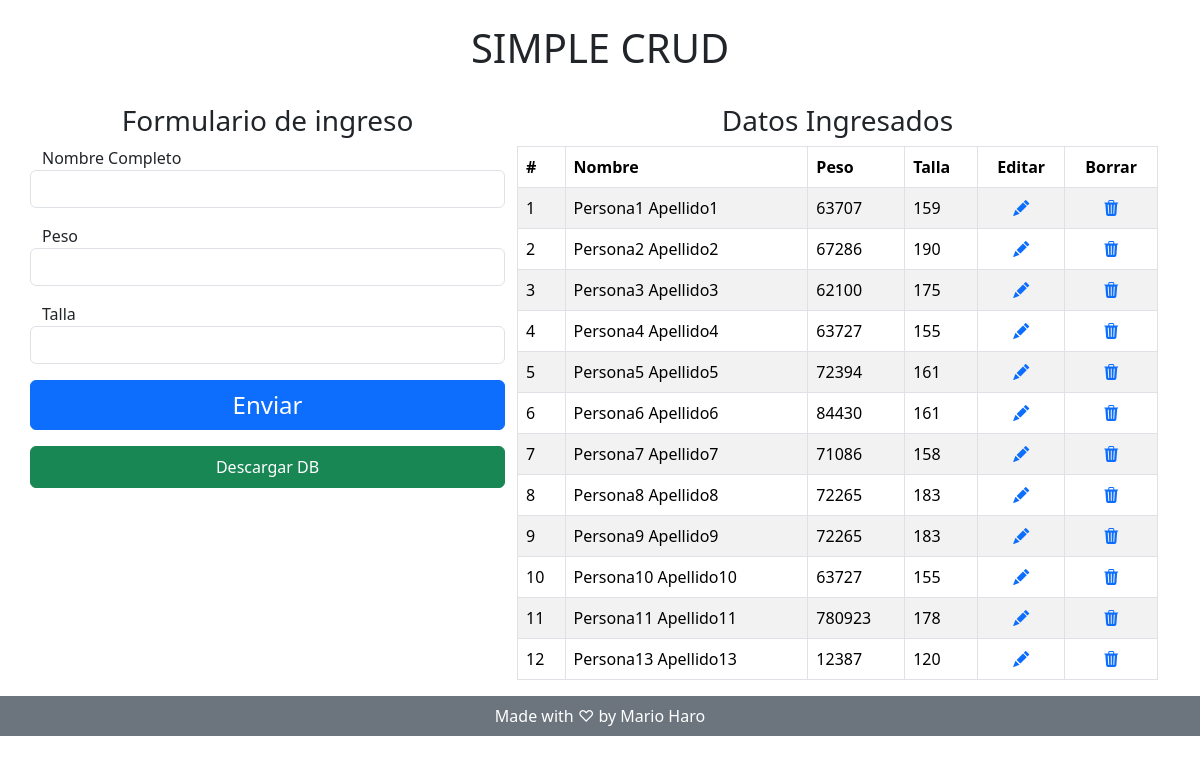
The app's page /, older data.
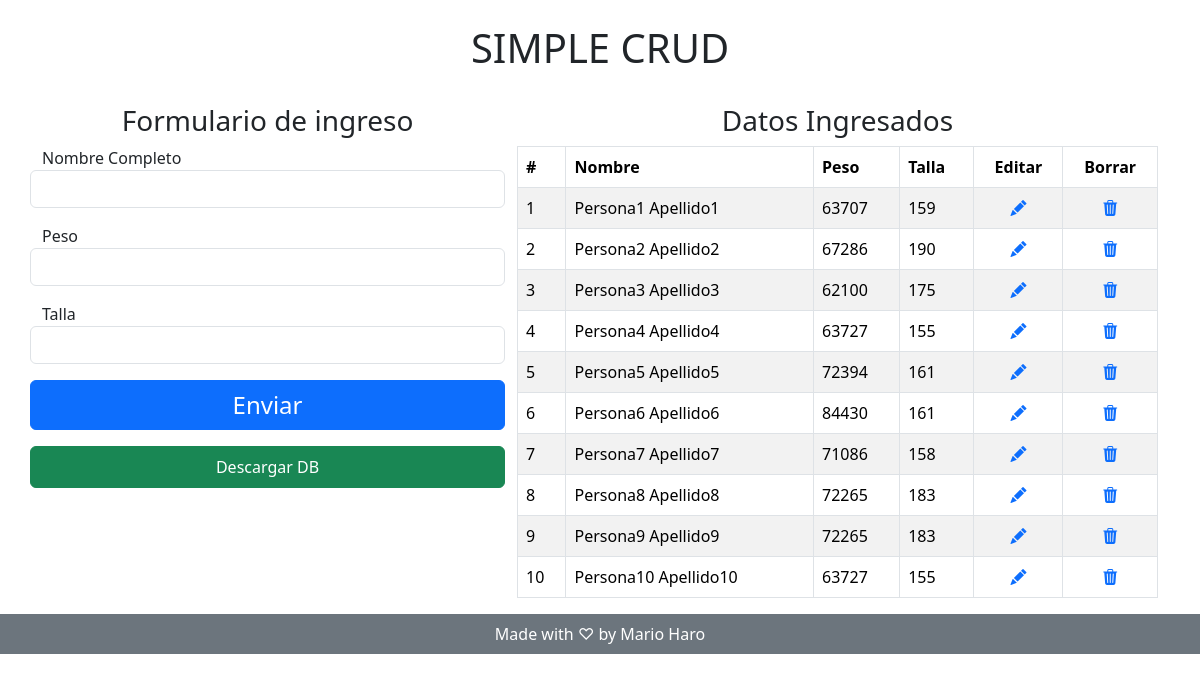
The same page, newer data.
### web/models.py (models this page shows, shortened)
class Persona(models.Model):
    nombre_completo = models.CharField(max_length=50)
    peso = models.IntegerField()
    talla = models.IntegerField()

### web/views.py (the view)
# urls.py: 2. Add a URL to urlpatterns:  path('', views.home, name='home')
def home(request):
    if request.method == 'GET':
        personas = Persona.objects.all()
        context = {'personas' : personas}
        return render(request, 'home.html', context)
    else:
        data = cleaned_data(request.POST)
        Persona.objects.create(**data)
        return redirect('/')

### web/templates/home.html (shortened to what this page needs)
<!doctype html>
<html lang="en">
    <head>
        <link href="https://cdn.jsdelivr.net/npm/bootstrap@5.3.2/dist/css/bootstrap.min.css" rel="stylesheet"/>
        <link rel="stylesheet" href="https://cdn.jsdelivr.net/npm/bootstrap-icons@1.11.3/font/bootstrap-icons.min.css">
    </head>
    <body>
        <header>
            <h1 class="text-center py-4">SIMPLE CRUD</h1>
        </header>
        <main class="container">
            <div class="row">
                <div class="col-lg-5">
                    <h3 class="text-center">Formulario de ingreso</h3>
                    <form action="" class="row" method="post">
                        <label>Nombre Completo</label>
                        <input type="text" class="form-control mb-3" name="nombre_completo" Required>
                        <label>Peso</label>
                        <input type="text" class="form-control mb-3" name="peso" Required>
                        <label>Talla</label>
                        <input type="text" class="form-control mb-3" name="talla" Required>
                        <button type="submit" class="btn btn-primary fs-4">Enviar</button>
                        <a href="descargar" class="btn btn-success mt-3 py-2">Descargar DB</a>
                    </form>
                </div>
                <div class="col-lg-7">
                    <h3 class="text-center">Datos Ingresados</h3>
                    <div class="table-responsive">
                        <table class="table table-bordered table-striped table">
                            <thead>
                                <tr>
                                    <th scope="col">#</th>
                                    <th scope="col">Nombre</th>
                                    <th scope="col">Peso</th>
                                    <th scope="col">Talla</th>
                                    <th class="text-center" scope="col">Editar</th>
                                    <th class="text-center" scope="col">Borrar</th>
                                </tr>
                            </thead>
                            <tbody>
                                {% for persona in personas %}
                                <tr>
                                    <td>{{forloop.counter}}</td>
                                    <td>{{persona.nombre_completo}}</td>
                                    <td>{{persona.peso}}</td>
                                    <td>{{persona.talla}}</td>
                                    <td class="text-center"><a href="editar/{{persona.id}}"><i class="bi bi-pencil-fill"></i></a></td>
                                    <td class="text-center"><a href="" data-bs-toggle="modal" data-bs-target="#exampleModal{{forloop.counter}}"><i class="bi bi-trash3-fill"></i></a></td>
                                </tr>
                                {% endfor %}
                            </tbody>
                        </table>
                    </div>
                </div>
        </main>
        <footer class="container-fluid bg-secondary">
            <p class="container text-center text-white py-2">Made with ♡ by Mario Haro</p>
        </footer>
    </body>
</html>

Row changes from the older to the newer data that the page shows:
removed Persona: nombre_completo "Persona11 Apellido11", peso "780923", talla "178"
removed Persona: nombre_completo "Persona13 Apellido13", peso "12387", talla "120"
